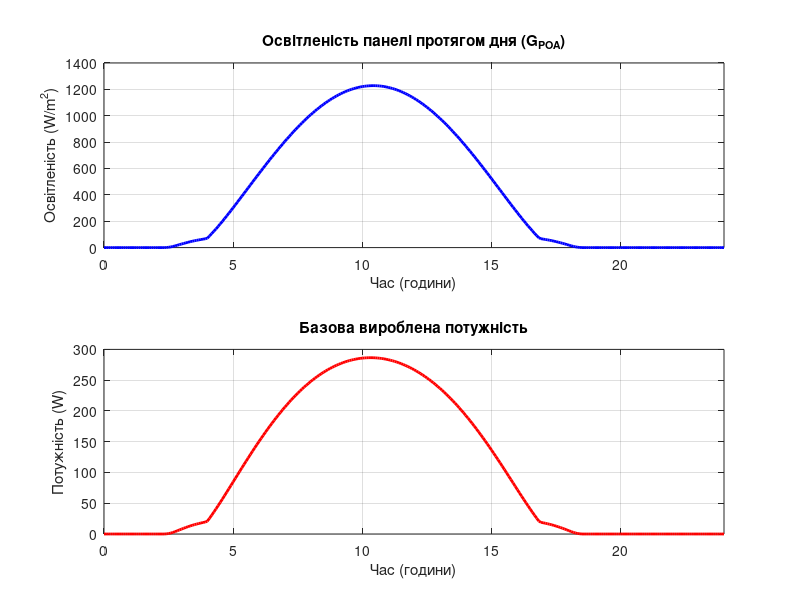

Recreate this plot in MATLAB.
% Збережи цей файл як solar_sim.m і запусти
clear all; clc;

% --- 1. ПАРАМЕТРИ СИСТЕМИ ---
lat = 49.8;     lon = 24.0;     % Координати (напр. Львів)
tilt = 35.0;    az = 180.0;     % Нахил панелі та азимут (південь)
A_mod = 1.6;    eta_ref = 0.18; % Площа і базовий ККД панелі
gammaT = -0.004; NOCT = 45.0;   % Температурні характеристики
T_ref = 25.0;   rho_g = 0.2;    % Базова температура та альбедо землі
tau = 0.15;     f_diff = 0.10;  % Прозорість неба та розсіяне світло
dayOfYear = 172;                % Літнє сонцестояння

% --- 2. ГЕНЕРАЦІЯ ЧАСУ ТА ПОГОДИ ---
t_hours = 0 : (5/60) : 24;      % Від 0 до 24 годин з кроком 5 хвилин
t_sec = t_hours * 3600;
Tamb = 25 + 10*sin(2*pi*t_hours/24 - pi/2); % Температура повітря

% --- 3. ВЕКТОРИЗОВАНА СИМУЛЯЦІЯ (без функцій і циклів) ---
I_sc = 1367;
deg2rad = pi/180;
latr = lat*deg2rad; tiltr = tilt*deg2rad; azr = az*deg2rad;

E0 = 1 + 0.033*cos(2*pi*dayOfYear/365);
I0n = I_sc * E0;
B = 2*pi*(dayOfYear - 81)/364;
EoT_min = 9.87*sin(2*B) - 7.53*cos(B) - 1.5*sin(B);

h_utc = t_sec/3600;
solar_minutes = h_utc*60 + lon*4 + EoT_min;
solar_hours = solar_minutes/60;
H = deg2rad * (15*(solar_hours - 12));

delta = deg2rad * (23.45*sin(deg2rad*(360*(284 + dayOfYear)/365)));

x = cos(delta).*sin(H);
y = cos(latr).*sin(delta) - sin(latr).*cos(delta).*cos(H);
z = sin(latr).*sin(delta) + cos(latr).*cos(delta).*cos(H);

z(z > 1) = 1; z(z < -1) = -1; % Захист від математичних похибок

mu = z;
mu(mu < 0) = 0; % Вночі сонця немає

alt_deg = asin(z)/deg2rad;
theta_z_deg = 90 - alt_deg;
theta_z_deg(mu == 0) = 90;

% Розрахунок Air Mass (з уникненням ділення на нуль вночі)
AM = zeros(size(mu));
idx = (mu > 0);
AM(idx) = 1 ./ (mu(idx) + 0.50572 .* ((96.07995 - theta_z_deg(idx)).^(-1.6364)));
AM(~idx) = inf;

DNI = I0n .* exp(-tau .* AM);
DNI(~idx) = 0;

DHI = f_diff .* DNI;
GHI = DNI .* mu + DHI;

nx = sin(tiltr)*sin(azr);
ny = sin(tiltr)*cos(azr);
nz = cos(tiltr);

cosInc = x.*nx + y.*ny + z.*nz;
cosInc(cosInc < 0) = 0;

F_sky = (1 + cos(tiltr))/2;
G_ground = GHI .* rho_g .* (1 - cos(tiltr))/2;
G_POA = DNI .* cosInc + DHI .* F_sky + G_ground;

Tcell = Tamb + (NOCT - 20)/800 .* G_POA;
eta = eta_ref .* (1 + gammaT .* (Tcell - T_ref));
eta(eta < 0) = 0;

P = G_POA .* A_mod .* eta;

% --- 4. ПОБУДОВА ГРАФІКІВ ---
figure(1);
subplot(2,1,1);
plot(t_hours, G_POA, 'b', 'LineWidth', 2);
grid on;
title('Освітленість панелі протягом дня (G_{POA})');
xlabel('Час (години)'); ylabel('Освітленість (W/m^2)');
xlim([0 24]);

subplot(2,1,2);
plot(t_hours, P, 'r', 'LineWidth', 2);
grid on;
title('Базова вироблена потужність');
xlabel('Час (години)'); ylabel('Потужність (W)');
xlim([0 24]);
